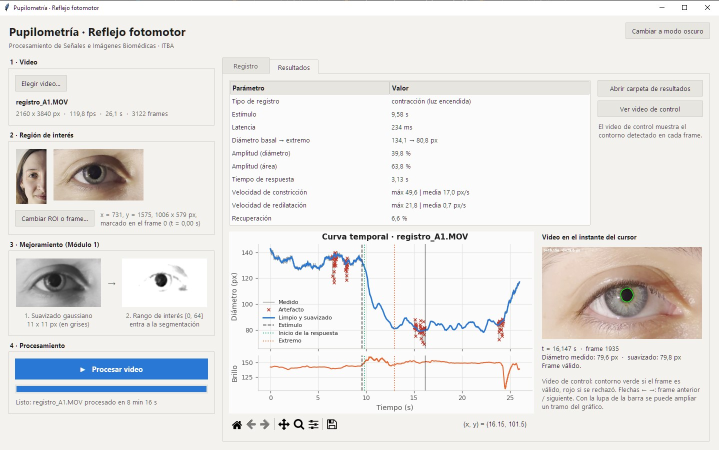
#> input picture imagenes/interfaz_app.jpg, 1437 x 900 px (shown at 1/2 size)
$ python anotar_referencia.py ../../imagenes/interfaz_app.jpg
#> lines starting #> are read from the running program, lines starting #| are printed output that depends on the picture
### modulos/Modulo2_segmentacion/segmentacion_pupila.py
"""
TP Procesamiento de Imágenes — Módulo 2
Segmentación y morfología matemática de la pupila.

Uso:
    python segmentacion_pupila.py contraida.png dilatada.png
Genera figuras en ./resultados/ y una tabla de métricas (Dice / IoU) por consola y en CSV.
"""
import json
import sys
from pathlib import Path

import cv2
import numpy as np
import matplotlib
# [2 lines that do not run on import are left out]
import matplotlib.pyplot as plt
from scipy import ndimage as ndi
from skimage.filters import threshold_otsu, threshold_multiotsu, gaussian, sobel
from skimage.segmentation import active_contour, watershed
from skimage.morphology import disk, skeletonize
from scipy.ndimage import binary_erosion as _be, binary_dilation as _bd


def binary_erosion(m, se):  return _be(m, se)
def binary_dilation(m, se): return _bd(m, se)
def binary_opening(m, se):  return binary_dilation(binary_erosion(m, se), se)
def binary_closing(m, se):  return binary_erosion(binary_dilation(m, se), se)
from skimage.draw import polygon2mask
from sklearn.cluster import KMeans

sys.path.insert(0, str(Path(__file__).resolve().parent))
from roi_ojo import recortar_ojo, a_recorte  # noqa: E402

# Rutas relativas a la carpeta del script (no a la carpeta desde donde se ejecuta)
BASE = Path(__file__).resolve().parent
OUT = BASE / "resultados"
OUT.mkdir(exist_ok=True)


# ----------------------------------------------------------------------------
# Utilidades
# ----------------------------------------------------------------------------
def leer_bgr(path):
    path = Path(path)
    if not path.is_absolute():
        path = BASE / path
    # cv2.imread falla en Windows con rutas no ASCII (p.ej. "Señales"):
    # se lee el archivo como bytes con numpy y se decodifica con OpenCV
    bgr = cv2.imdecode(np.fromfile(str(path), dtype=np.uint8), cv2.IMREAD_COLOR) if path.exists() else None
    if bgr is None:
        raise FileNotFoundError(path)
    return bgr


# ----------------------------------------------------------------------------
# ROI del ojo (paso previo) -> ver roi_ojo.py
# ----------------------------------------------------------------------------
# [145 lines left out: functions figura_roi, cargar, localizar_pupila, roi, componente_con_semilla, pegar and 5 more, not called in this run]


def iou(a, b):
    u = np.logical_or(a, b).sum()
    return np.logical_and(a, b).sum() / u if u else 1.0


# [191 lines left out: functions cargar_referencia, mayor_componente, variantes_morfologicas, esqueletos, analizar_morfologia, overlay and 2 more, not called in this run]


# [9 lines that do not run on import are left out]

### modulos/Modulo2_segmentacion/roi_ojo.py
"""
ROI del ojo robusto a distintos tipos de imagen de entrada.

Casos contemplados
  - cara completa (dos ojos)            -> cara -> ojos dentro de la mitad superior
  - media cara / foto de perfil parcial -> cascada de ojos sobre toda la imagen
  - primer plano del ojo (eye close-up) -> el detector Haar falla porque el ojo
                                           "no entra" en la ventana: se rellena
                                           la imagen con un borde antes de detectar
  - imágenes grandes / chicas, cabeza inclinada (hasta ~±30°), sobre o
    sub-expuestas (CLAHE), con ruido
  - imágenes SIN ojo: se rechazan (umbral de confianza) en vez de devolver
    cualquier cosa

Idea: el clasificador de Viola-Jones PROPONE candidatos y una función de
puntaje los VALIDA buscando lo que tiene todo ojo: un iris circular
con una pupila más oscura en el centro. Al final se normaliza la escala usando
el radio del iris (no el tamaño del recuadro del detector), para que los
parámetros de la segmentación posterior sirvan para cualquier imagen.
"""
from dataclasses import dataclass, field

import cv2
import numpy as np

LADO_TRABAJO = 800      # se reduce la imagen a este lado máximo para detectar
R_IRIS_NORM = 32        # radio del iris en el recorte final (px)
LADO_RECORTE = 224      # lado del recorte final (px) -> ojo ≈ 160 px de ancho
UMBRAL_CONFIANZA = 0.62   # por debajo -> "no encontré un ojo"

_cascadas = {}


def _cascada(nombre):
    if nombre not in _cascadas:
        _cascadas[nombre] = cv2.CascadeClassifier(cv2.data.haarcascades + nombre)
    return _cascadas[nombre]


@dataclass
class Candidato:
    x: float          # centro estimado del iris (coords. de la imagen de trabajo)
    y: float
    r: float          # radio estimado del iris
    origen: str
    puntaje: float = 0.0
    detalle: dict = field(default_factory=dict)


# ----------------------------------------------------------------------------
# Preprocesamiento
# ----------------------------------------------------------------------------
def _gris_normalizado(bgr):
    g = cv2.cvtColor(bgr, cv2.COLOR_BGR2GRAY)
    # CLAHE: compensa sub/sobre-exposición e iluminación no uniforme
    return cv2.createCLAHE(clipLimit=2.0, tileGridSize=(8, 8)).apply(g)


# ----------------------------------------------------------------------------
# Estrategias que proponen candidatos
# ----------------------------------------------------------------------------
def _haar(gris, cascada, escala_min, vecinos=5):
    """detectMultiScale3 devuelve además la "confianza" de cada detección
    (levelWeights): cuánto superó la última etapa de la cascada."""
    cajas, _, pesos = _cascada(cascada).detectMultiScale3(
        gris, 1.05, vecinos, minSize=(escala_min, escala_min), outputRejectLevels=True)
    return [(tuple(int(v) for v in c), float(w)) for c, w in zip(cajas, np.ravel(pesos))] if len(cajas) else []


def candidatos_haar(gris):
    """Cascadas de Viola-Jones. La imagen se rellena con un borde (50 % del lado)
    para que un primer plano del ojo, que ocupa toda la imagen, también entre en
    la ventana del detector."""
    H, W = gris.shape
    pad = int(0.5 * max(H, W))
    g = cv2.copyMakeBorder(gris, pad, pad, pad, pad, cv2.BORDER_REPLICATE)
    por_cascada = {}
    for c in ["haarcascade_eye.xml", "haarcascade_eye_tree_eyeglasses.xml"]:
        por_cascada[c] = [Candidato(x + w / 2 - pad, y + h / 2 - pad, 0.18 * w, "haar", detalle=dict(peso=p, ancho=w))
                          for (x, y, w, h), p in _haar(g, c, int(0.05 * min(H, W)) + 10)]
        # en un recuadro de ojo de Haar el iris tiene radio ≈ 0.18 del ancho
    out = []
    a, b = por_cascada.values()
    for propios, otros in [(a, b), (b, a)]:
        for c in propios:
            # consenso: ¿la otra cascada también detectó un ojo en el mismo lugar?
            conf = [o for o in otros if np.hypot(o.x - c.x, o.y - c.y) < 0.5 * c.detalle["ancho"]]
            c.detalle["consenso"] = 1.0 if conf else 0.0
            c.detalle["peso"] = max([c.detalle["peso"]] + [o.detalle["peso"] for o in conf])
            out.append(c)
    return [c for c in out if 0 <= c.x < W and 0 <= c.y < H]


# ----------------------------------------------------------------------------
# Validación: ¿hay un iris con una pupila oscura en el centro?
# ----------------------------------------------------------------------------
def _muestrear(img, cx, cy, radios, angulos):
    """Valores de img sobre puntos en coordenadas polares (interpolación bilineal)."""
    rr, aa = np.meshgrid(radios, angulos, indexing="ij")
    mx = (cx + rr * np.cos(aa)).astype(np.float32)
    my = (cy + rr * np.sin(aa)).astype(np.float32)
    return cv2.remap(img, mx, my, cv2.INTER_LINEAR, borderMode=cv2.BORDER_REFLECT)


def refinar_y_puntuar(gris, hsv, c):
    """Busca el iris (círculo) cerca del candidato y lo puntúa con rasgos que
    tiene un ojo y no tienen el pelo, las fosas nasales o el fondo:
      1. pupila más oscura que el iris
      2. borde del iris: transición oscuro->claro a lo largo del círculo
      3. esclerótica: zonas claras y poco saturadas a los costados del iris
      4. pupila centrada en el iris
      5. el círculo fue confirmado por Hough
    (además, en _validar: piel alrededor del ojo, sólo en imágenes color)
    Puntaje final en [0, 1]."""
    H, W = gris.shape
    R = 2.5 * c.r
    x0, y0 = int(max(0, c.x - R)), int(max(0, c.y - R))
    x1, y1 = int(min(W, c.x + R)), int(min(H, c.y + R))
    sub = gris[y0:y1, x0:x1]
    if min(sub.shape) < 12:
        return None
    # (a) semilla de pupila: punto más oscuro (muy suavizado) cerca del centro
    sb = cv2.GaussianBlur(sub, (0, 0), max(1.0, c.r / 4)).astype(np.float32)
    yy, xx = np.mgrid[0:sub.shape[0], 0:sub.shape[1]]
    dist = np.hypot(xx + x0 - c.x, yy + y0 - c.y)
    sb[dist > 0.8 * c.r] = 1e6
    py, px = np.unravel_index(np.argmin(sb), sb.shape)
    sx, sy = float(px + x0), float(py + y0)
    # (b) iris = círculo de Hough cuyo centro coincide con la pupila
    circ = cv2.HoughCircles(cv2.medianBlur(sub, 5), cv2.HOUGH_GRADIENT, dp=1.2, minDist=1,
                            param1=80, param2=15,
                            minRadius=int(0.6 * c.r), maxRadius=int(1.5 * c.r) + 1)
    cerca = [] if circ is None else [q for q in circ[0] if np.hypot(q[0] + x0 - sx, q[1] + y0 - sy) < 0.35 * q[2]]
    if cerca:
        q = min(cerca, key=lambda q: np.hypot(q[0] + x0 - sx, q[1] + y0 - sy))
        cx, cy, r, hough_ok = float(q[0] + x0), float(q[1] + y0), float(q[2]), 1.0
    else:
        cx, cy, r, hough_ok = sx, sy, c.r, 0.0
    if r < 4:
        return None

    s = cv2.GaussianBlur(gris, (0, 0), max(1.0, r / 10)).astype(np.float32)
    ang = np.linspace(0, 2 * np.pi, 72, endpoint=False)
    # 1. contraste pupila / iris
    pupila = _muestrear(s, cx, cy, np.linspace(0, 0.3 * r, 4), ang).mean()
    iris = _muestrear(s, cx, cy, np.linspace(0.5 * r, 0.85 * r, 4), ang).mean()
    c1 = np.clip((iris - pupila) / 30.0, 0, 1)
    # 2. borde del iris (más claro afuera que adentro en buena parte del círculo;
    #    arriba/abajo lo pueden tapar los párpados, por eso basta ~40 %)
    dentro = _muestrear(s, cx, cy, [0.8 * r], ang)[0]
    fuera = _muestrear(s, cx, cy, [1.25 * r], ang)[0]
    c2 = np.clip(np.mean(fuera - dentro > 10) / 0.4, 0, 1)
    # 3. esclerótica a izquierda y derecha: clara (V alto) y poco saturada
    lados = np.r_[np.linspace(-0.5, 0.5, 9), np.pi + np.linspace(-0.5, 0.5, 9)]
    rad = np.linspace(1.2 * r, 1.7 * r, 4)
    V = _muestrear(hsv[..., 2].astype(np.float32), cx, cy, rad, lados)
    S = _muestrear(hsv[..., 1].astype(np.float32), cx, cy, rad, lados)
    iz, de = V[:, :9].mean(), V[:, 9:].mean()
    sat = min(S[:, :9].mean(), S[:, 9:].mean()) if iz > de else S[:, 9:].mean()
    v_iris = _muestrear(hsv[..., 2].astype(np.float32), cx, cy, np.linspace(0.5 * r, 0.85 * r, 3), ang).mean()
    c3 = np.clip((max(iz, de) - v_iris) / 40.0, 0, 1) * np.clip((160 - sat) / 80.0, 0, 1)
    # 4. pupila centrada: mínimo dentro de 0.6 r
    rr = max(2, int(0.6 * r))
    win = s[int(max(0, cy - rr)):int(cy + rr) + 1, int(max(0, cx - rr)):int(cx + rr) + 1]
    oy, ox = np.unravel_index(np.argmin(win), win.shape)
    desc = np.hypot(ox + max(0, cy - rr) * 0 + int(max(0, cx - rr)) - cx, oy + int(max(0, cy - rr)) - cy) / r
    c4 = np.clip(1 - desc / 0.6, 0, 1)
    puntaje = 0.30 * c1 + 0.25 * c2 + 0.25 * c3 + 0.10 * c4 + 0.10 * hough_ok
    return Candidato(cx, cy, float(r), c.origen, float(puntaje),
                     dict(pupila=round(float(c1), 2), borde=round(float(c2), 2), esclerotica=round(float(c3), 2),
                          centrado=round(float(c4), 2), hough=hough_ok))


def refinar_pupila_iris(gris, c):
    """Ajuste fino del candidato elegido:
      - centro = centroide de la pupila (umbral de Otsu dentro del iris)
      - radio del iris = máximo del gradiente radial (oscuro->claro) mirando
        sólo a izquierda y derecha, donde los párpados no tapan el limbo."""
    H, W = gris.shape
    s = cv2.GaussianBlur(gris, (0, 0), max(1.0, c.r / 15)).astype(np.float32)
    R = int(1.0 * c.r)
    x0, y0 = int(max(0, c.x - R)), int(max(0, c.y - R))
    win = s[y0:int(min(H, c.y + R + 1)), x0:int(min(W, c.x + R + 1))]
    yy, xx = np.mgrid[0:win.shape[0], 0:win.shape[1]]
    disco = np.hypot(xx + x0 - c.x, yy + y0 - c.y) <= 0.9 * c.r
    if disco.sum() > 20:
        v = win[disco].astype(np.uint8)
        t, _ = cv2.threshold(v.reshape(-1, 1), 0, 255, cv2.THRESH_BINARY + cv2.THRESH_OTSU)
        n, lab, st, cen = cv2.connectedComponentsWithStats(((win <= t) & disco).astype(np.uint8))
        if n > 1:
            # componente oscura grande y cercana al centro
            d = [np.hypot(cen[i][0] + x0 - c.x, cen[i][1] + y0 - c.y) / c.r - st[i, 4] / disco.sum()
                 for i in range(1, n)]
            i = 1 + int(np.argmin(d))
            px, py = cen[i][0] + x0, cen[i][1] + y0
            rp = np.sqrt(st[i, 4] / np.pi)
            if np.hypot(px - c.x, py - c.y) < 0.6 * c.r:
                c.x, c.y = float(px), float(py)
                c.detalle["r_pupila"] = float(rp)
    rp = c.detalle.get("r_pupila", 0.3 * c.r)
    radios = np.linspace(max(1.2 * rp, 0.5 * c.r), 1.8 * c.r, 40)
    lados = np.r_[np.linspace(-0.45, 0.45, 9), np.pi + np.linspace(-0.45, 0.45, 9)]
    perfil = _muestrear(s, c.x, c.y, radios, lados)          # (radios, ángulos)
    grad = np.diff(perfil, axis=0)
    r_izq = radios[np.argmax(grad[:, 9:].mean(1))]
    r_der = radios[np.argmax(grad[:, :9].mean(1))]
    r_iris = float(np.median([r_izq, r_der, c.r]))
    c.r = r_iris
    return c


def _sin_duplicados(cands, tol=0.5):
    cands = sorted(cands, key=lambda c: -c.puntaje)
    out = []
    for c in cands:
        if all(np.hypot(c.x - o.x, c.y - o.y) > tol * max(c.r, o.r) for o in out):
            out.append(c)
    return out


# ----------------------------------------------------------------------------
# API principal
# ----------------------------------------------------------------------------
# [4 lines left out: function _rotar, not called in this run]


def es_color(bgr):
    """Las cámaras de pupilometría suelen ser infrarrojas (imagen gris)."""
    return float(cv2.cvtColor(bgr, cv2.COLOR_BGR2HSV)[..., 1].mean()) > 15


# [10 lines left out: function fraccion_piel, not called in this run]


def _validar(trabajo, propuestas):
    gris = _gris_normalizado(trabajo)
    hsv = cv2.cvtColor(trabajo, cv2.COLOR_BGR2HSV)
    color = es_color(trabajo)
    out = []
    for c in propuestas:
        v = refinar_y_puntuar(gris, hsv, c)
        if v is not None:
            v.detalle.update(c.detalle)
            v.detalle["piel"] = round(fraccion_piel(trabajo, v), 2) if color else None
            out.append(v)
    return out


def detectar_ojo(bgr, manual_si_falla=False, verbose=True):
    """Estrategia jerárquica:
      1. Haar (clasificador entrenado, el más confiable para decir "esto es un
         ojo") sobre la imagen; si no aparece nada válido, sobre la imagen
         rotada ±20° (cabeza inclinada).
      2. Si nada supera el umbral de confianza -> NO se inventa un ojo:
         se avisa y, si se pide, se ofrece selección manual del iris.
    Cada candidato se valida con rasgos de ojo (pupila, borde de iris,
    esclerótica) y se combina con la confianza de la cascada."""
    H, W = bgr.shape[:2]
    f = min(1.0, LADO_TRABAJO / max(H, W))
    trabajo = cv2.resize(bgr, None, fx=f, fy=f, interpolation=cv2.INTER_AREA) if f < 1 else bgr
    gris = _gris_normalizado(trabajo)

    validados = []
    for ang in [0, 20, -20]:
        img, Minv = (trabajo, None) if ang == 0 else _rotar(trabajo, ang)
        v = _validar(img, candidatos_haar(_gris_normalizado(img)))
        if Minv is not None:
            for c in v:
                c.x, c.y = (Minv @ np.array([c.x, c.y, 1.0])).tolist()
                c.origen = f"haar rot{ang:+d}"
        for c in v:
            # 50 % rasgos de ojo + 50 % confianza del clasificador: peso ABSOLUTO
            # de la cascada (ojos reales > 2.5, falsos positivos < 1.5) y consenso
            # entre las dos cascadas
            c.detalle["conf_haar"] = float(0.6 * np.clip((c.detalle["peso"] - 1.0) / 2.5, 0, 1)
                                           + 0.4 * c.detalle["consenso"])
            c.puntaje = 0.5 * c.puntaje + 0.5 * c.detalle["conf_haar"]
            if c.detalle["piel"] is not None:      # sólo en imágenes color
                c.puntaje *= 0.5 + 0.5 * c.detalle["piel"]
        validados += [c for c in v if c.detalle["pupila"] > 0.3 and c.r * 1 / f >= 5]  # iris ≥ 5 px
        if any(c.puntaje >= UMBRAL_CONFIANZA for c in validados):
            break

    validados = _sin_duplicados(validados)
    if validados:
        refinar_pupila_iris(gris, validados[0])
    for v in validados:          # volver a coordenadas de la imagen original
        v.x, v.y, v.r = v.x / f, v.y / f, v.r / f

    mejor = validados[0] if validados else None
    if mejor is None or mejor.puntaje < UMBRAL_CONFIANZA:
        if verbose:
            p = 0 if mejor is None else mejor.puntaje
            print(f"  [aviso] no se encontró un ojo con confianza suficiente (puntaje={p:.2f})")
        mejor = seleccion_manual(bgr) if manual_si_falla else None
    if verbose and mejor is not None and mejor.r < 15:
        print(f"  [aviso] iris de sólo {mejor.r:.0f} px de radio: la imagen tiene poca "
              "resolución en el ojo y la segmentación va a ser menos precisa")
    if verbose and mejor is not None:
        print(f"  ojo: centro=({mejor.x:.0f},{mejor.y:.0f}) r_iris={mejor.r:.1f}px "
              f"origen={mejor.origen} puntaje={mejor.puntaje:.2f}")
    return mejor, validados


# [15 lines left out: function seleccion_manual, not called in this run]


def recortar_ojo(bgr, cand=None, manual_si_falla=False, verbose=True):
    """Recorte cuadrado centrado en la pupila con el iris a escala fija
    (radio R_IRIS_NORM). Si se pasa `cand` (p.ej. del frame anterior en un
    video) no se vuelve a detectar."""
    validados = []
    if cand is None:
        cand, validados = detectar_ojo(bgr, manual_si_falla, verbose)
    if cand is None:
        raise RuntimeError("No se pudo ubicar el ojo en la imagen")
    esc = R_IRIS_NORM / cand.r
    # transformación afín: escala + traslación para que el centro quede en el medio
    M = np.float32([[esc, 0, LADO_RECORTE / 2 - esc * cand.x],
                    [0, esc, LADO_RECORTE / 2 - esc * cand.y]])
    crop = cv2.warpAffine(bgr, M, (LADO_RECORTE, LADO_RECORTE),
                          flags=cv2.INTER_CUBIC if esc > 1 else cv2.INTER_AREA,
                          borderMode=cv2.BORDER_REPLICATE)
    lado = LADO_RECORTE / esc
    info = dict(cand=cand, candidatos=validados, escala=esc, M=M,
                x0=int(cand.x - lado / 2), y0=int(cand.y - lado / 2), lado=int(lado))
    return crop, info


# [10 lines left out: functions a_recorte, a_original, not called in this run]

### modulos/Modulo2_segmentacion/anotar_referencia.py
"""
Anotación manual del contorno real de la pupila (ground truth).

Uso:
    python anotar_referencia.py contraida.png dilatada.png ...
Se anota sobre el RECORTE del ojo (el mismo que usa segmentacion_pupila.py),
así las coordenadas coinciden. Por cada imagen: clic izquierdo = agregar punto sobre el borde de la pupila,
clic derecho = borrar el último, Enter = terminar. Conviene marcar 15+ puntos
(con menos de 15 se ajusta una elipse en vez de usar el polígono).
Los puntos se guardan en referencias.json en coordenadas (x, y) de la imagen
ORIGINAL, así siguen valiendo aunque cambie el algoritmo de recorte.
"""
import json
import sys
from pathlib import Path

import cv2
import numpy as np
import matplotlib.pyplot as plt

sys.path.insert(0, str(Path(__file__).resolve().parent))
from segmentacion_pupila import leer_bgr  # noqa: E402
from roi_ojo import recortar_ojo, a_original  # noqa: E402

BASE = Path(__file__).resolve().parent
ARCHIVO = BASE / "referencias.json"


def anotar(path, zoom_px=45):
    crop, info = recortar_ojo(leer_bgr(path), manual_si_falla=True)
    rgb = cv2.cvtColor(crop, cv2.COLOR_BGR2RGB)
    gris = cv2.cvtColor(rgb, cv2.COLOR_RGB2GRAY)
    _, _, (x, y), _ = cv2.minMaxLoc(cv2.GaussianBlur(gris, (0, 0), 4))
    fig, ax = plt.subplots(figsize=(8, 8))
    ax.imshow(rgb, interpolation="nearest")
    ax.set_xlim(x - zoom_px, x + zoom_px); ax.set_ylim(y + zoom_px, y - zoom_px)
    ax.set_title(f"{Path(path).name}: marcá el borde de la pupila y apretá Enter")
    pts = plt.ginput(n=-1, timeout=0)
    plt.close(fig)
    if len(pts) == 0:
        return []
    # se guardan en coordenadas de la imagen ORIGINAL (independientes del recorte)
    return [[round(float(px), 1), round(float(py), 1)] for px, py in a_original(pts, info)]


if __name__ == "__main__":
    datos = json.loads(ARCHIVO.read_text(encoding="utf-8")) if ARCHIVO.exists() else {}
#> (reads modulos/Modulo2_segmentacion/referencias.json from the repository)
    for p in sys.argv[1:] or ["contraida.png", "dilatada.png"]:
        pts = anotar(p)
#> in leer_bgr, bgr is the input picture: shape (900, 1437, 3); mean B, G, R 229.6, 231.2, 232.2
#> in recortar_ojo, `validados = []`: validados = []
#> in detectar_ojo, `trabajo = cv2.resize(bgr, None, fx=f, fy=f, interpolation=cv2.INTER_AR..`:
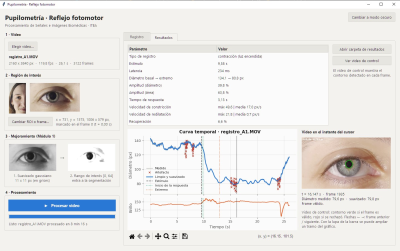
#> trabajo: shape (501, 800, 3) (shown at 1/2 size); mean B, G, R 229.6, 231.2, 232.2
#> in _gris_normalizado, `g = cv2.cvtColor(bgr, cv2.COLOR_BGR2GRAY)`:
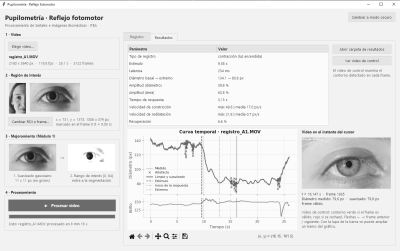
#> g: shape (501, 800) (shown at 1/2 size); min 0, max 255, mean 231.4
#> in _gris_normalizado, `return cv2.createCLAHE(clipLimit=2.0, tileGridSize=(8, 8)).apply(g)`:
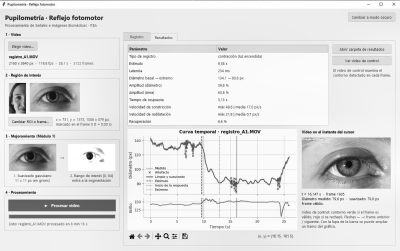
#> returned value: shape (501, 800) (shown at 1/2 size); min 1, max 255, mean 225.5
#> the loop in detectar_ojo, `for ang in [0, 20, -20]:` made 1 pass
#> (pad in candidatos_haar, color in _validar) on pass 1: (400, False)
#> pass 1, in candidatos_haar, `g = cv2.copyMakeBorder(gris, pad, pad, pad, pad, cv2.BORDER_REPLICATE)`:
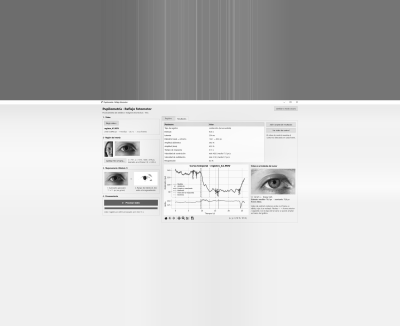
#> g: shape (1301, 1600) (shown at 1/4 size); min 1, max 255, mean 200.2
#> pass 1, in refinar_y_puntuar, `sub = gris[y0:y1, x0:x1]`:
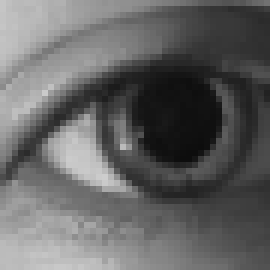
#> sub: shape (45, 45) (shown 6 times larger); min 13, max 205, mean 100.4
#> pass 1, in refinar_y_puntuar, `sb = cv2.GaussianBlur(sub, (0, 0), max(1.0, c.r / 4)).astype(np.float32)`:
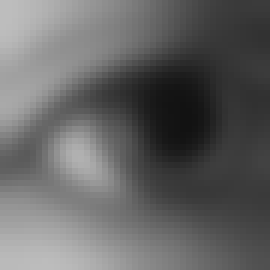
#> sb: shape (45, 45) float32 (shown 6 times larger); min 18, max 189, mean 100
#> after the loop in detectar_ojo, `for ang in [0, 20, -20]:`: c.detalle = 10 items; c.puntaje = 0.773
#> (the rest of the program and of its run is left out)
